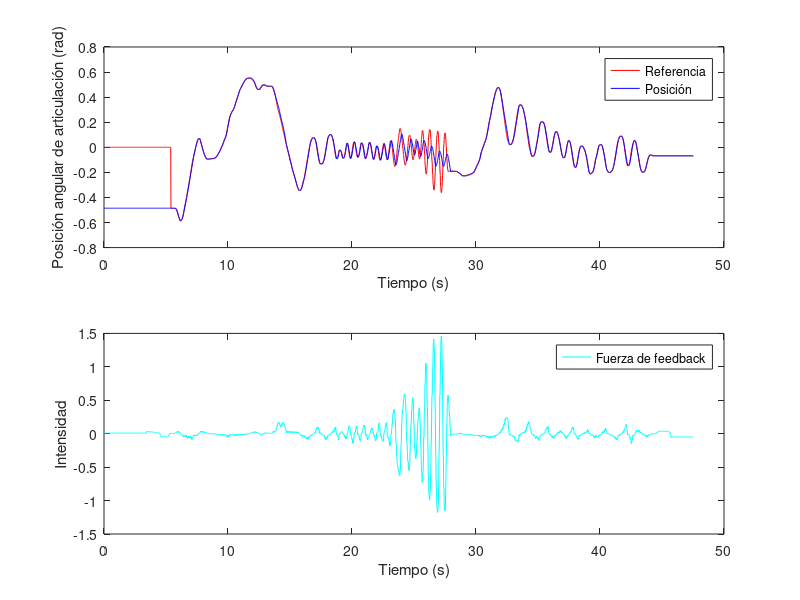

The MATLAB script that drew this image:
load('result_base_joint.mat')
% Set time at zero
time = time - time(1);
% Plot for position tracking
hold on;
plot(time,ref,'r');
plot(time,pos,'b');
legend('Referencia','Posición');
xlabel('Tiempo (s)');
ylabel('Posición angular de articulación (rad)');

%% Plot for force feeback
% Position tracking
ax1 = subplot(2,1,1);
plot(time,ref,'r',time,pos,'b');
legend('Referencia','Posición');
xlabel('Tiempo (s)');
ylabel('Posición angular de articulación (rad)');
% Force
ax2 = subplot(2,1,2); 
plot(time,force,'c');
legend('Fuerza de feedback');
xlabel('Tiempo (s)');
ylabel('Intensidad');
% Link both subplot time axis
linkaxes([ax1,ax2],'x')